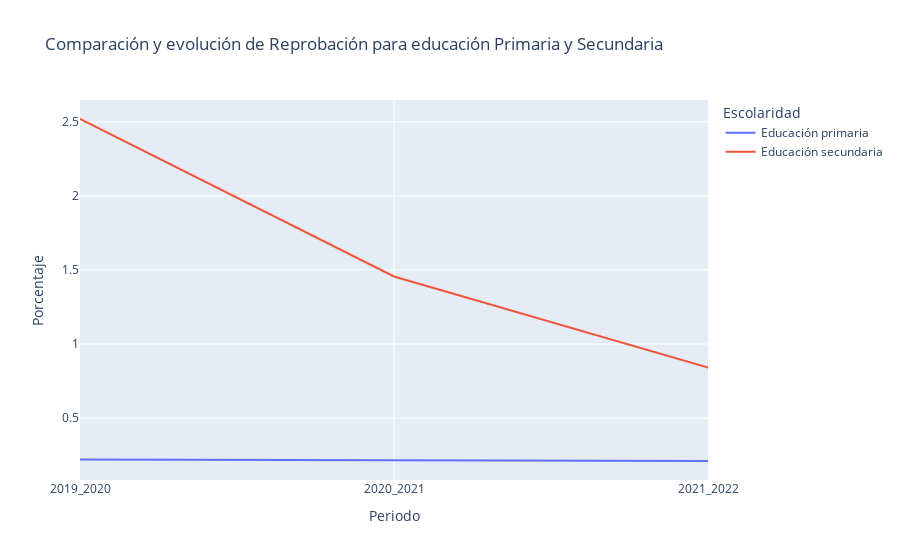

Notebook code cell kept with this figure:
### Markdown cell above
##### Comparativa de Reprobación

### Code cell
plotter_primaria_secundaria('Reprobación', data_escolar_subset)

### Figure 1 — Plotly figure (JSON) as saved in the notebook; plotly's stock layout.template omitted (floating-point values rounded to 4 significant figures)
{"data": [{"hovertemplate": "Escolaridad=Educación primaria<br>Periodo=%{x}<br>Porcentaje=%{y}<extra></extra>", "legendgroup": "Educación primaria", "line": {"color": "#636efa", "dash": "solid"}, "marker": {"symbol": "circle"}, "mode": "lines", "name": "Educación primaria", "orientation": "v", "showlegend": true, "type": "scatter", "x": ["2019_2020", "2020_2021", "2021_2022"], "xaxis": "x", "y": [0.2207, 0.2158, 0.2107], "yaxis": "y"}, {"hovertemplate": "Escolaridad=Educación secundaria<br>Periodo=%{x}<br>Porcentaje=%{y}<extra></extra>", "legendgroup": "Educación secundaria", "line": {"color": "#EF553B", "dash": "solid"}, "marker": {"symbol": "circle"}, "mode": "lines", "name": "Educación secundaria", "orientation": "v", "showlegend": true, "type": "scatter", "x": ["2019_2020", "2020_2021", "2021_2022"], "xaxis": "x", "y": [2.519, 1.456, 0.8421], "yaxis": "y"}], "layout": {"legend": {"title": {"text": "Escolaridad"}, "tracegroupgap": 0}, "title": {"text": "Comparación y evolución de Reprobación para educación Primaria y Secundaria"}, "xaxis": {"anchor": "y", "domain": [0, 1], "title": {"text": "Periodo"}}, "yaxis": {"anchor": "x", "domain": [0, 1], "title": {"text": "Porcentaje"}}}}
